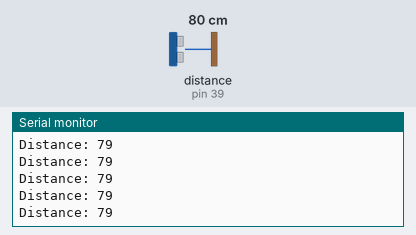
Bench run of a sketch on a simulated Arduino Mega 2560, built with avr-gcc and run on an emulated ATmega2560. Shown: the last lines printed to the serial monitor. Wiring (inferred from the names in the program): ultrasonic range finder: trigger pin 37; echo pin 39. The test bench sets the inputs (shaded band); at power-on: distance to the obstacle (sensor on pin 39) 80 cm. The echo pulse lasts 58.3 µs per cm.

Above: at 1.2 s.
1.3 s: distance to the obstacle (sensor on pin 39) set to 2 cm
At 2.1 s:
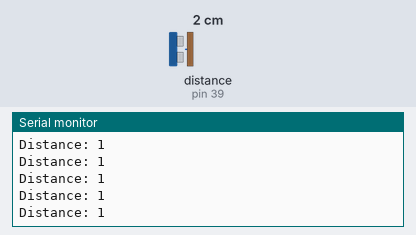
4.3 s: distance to the obstacle (sensor on pin 39) set to 120 cm
At 5.4 s:
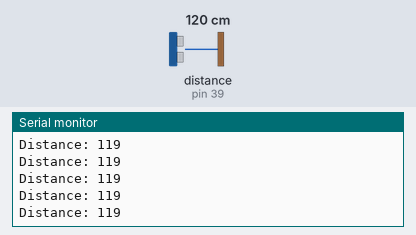
7.3 s: distance to the obstacle (sensor on pin 39) set to 4 cm
At 8.0 s:
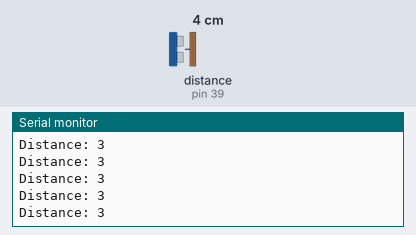
10.3 s: distance to the obstacle (sensor on pin 39) set to 18 cm
At 10.9 s:
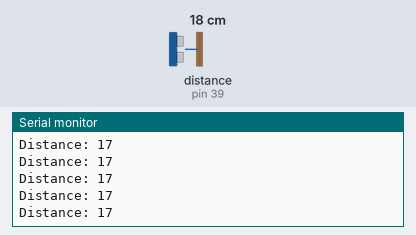
13.3 s: distance to the obstacle (sensor on pin 39) set to 9 cm
At 14.1 s:
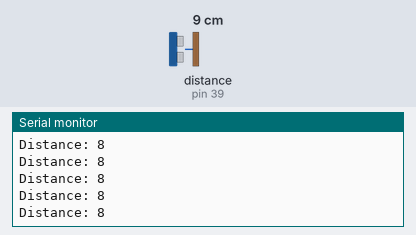
16.3 s: distance to the obstacle (sensor on pin 39) set to 35 cm
At 17.1 s:
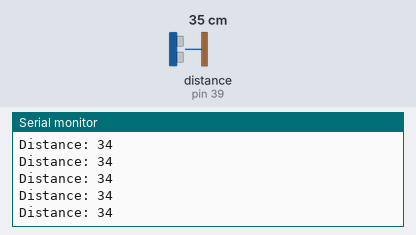
Timing chart, 0 to 19.3 s (numbered marks = the images above; inputs shaded):
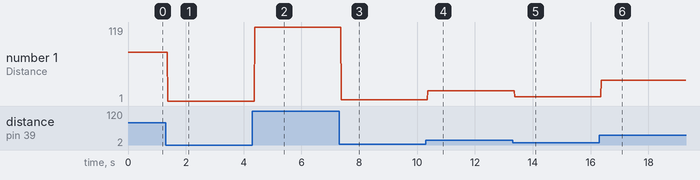

The sketch:

UltraSonicCode.ino
```cpp
/*
  Ultrasonic Sensor HC-SR04 and Arduino Tutorial

  Crated by Dejan Nedelkovski,
  www.HowToMechatronics.com

*/
// defines pins numbers
const int trigPin = 37;
const int echoPin = 39;
// defines variables
long duration;
int distance;
void setup() {
  pinMode(trigPin, OUTPUT); // Sets the trigPin as an Output
  pinMode(echoPin, INPUT); // Sets the echoPin as an Input
  Serial.begin(9600); // Starts the serial communication
}
void loop() {
  // Clears the trigPin
  digitalWrite(trigPin, LOW);
  delayMicroseconds(100);
  // Sets the trigPin on HIGH state for 10 micro seconds
  digitalWrite(trigPin, HIGH);
  delayMicroseconds(100);
  digitalWrite(trigPin, LOW);
  // Reads the echoPin, returns the sound wave travel time in microseconds
  duration = pulseIn(echoPin, HIGH);
  // Calculating the distance
  distance = (duration / 2) / 29.1;
  // Prints the distance on the Serial Monitor
  Serial.print("Distance: ");
  Serial.println(distance);
}
```

Measured:
- after the input at 1.3 s, the serial monitor: prints a new line after 0.07 s (image 1)
- after the input at 4.3 s, the serial monitor: prints a new line after 0.08 s (image 2)
- after the input at 7.3 s, the serial monitor: prints a new line after 0.07 s (image 3)
- after the input at 10.3 s, the serial monitor: prints a new line after 0.07 s (image 4)
- after the input at 13.3 s, the serial monitor: prints a new line after 0.07 s (image 5)
- after the input at 16.3 s, the serial monitor: prints a new line after 0.07 s (image 6)
- plotted number 1: 79 → 1 after the input at 1.3 s, 1 → 119 after the input at 4.3 s, 119 → 3 after the input at 7.3 s, 3 → 17 after the input at 10.3 s, 17 → 8 after the input at 13.3 s
